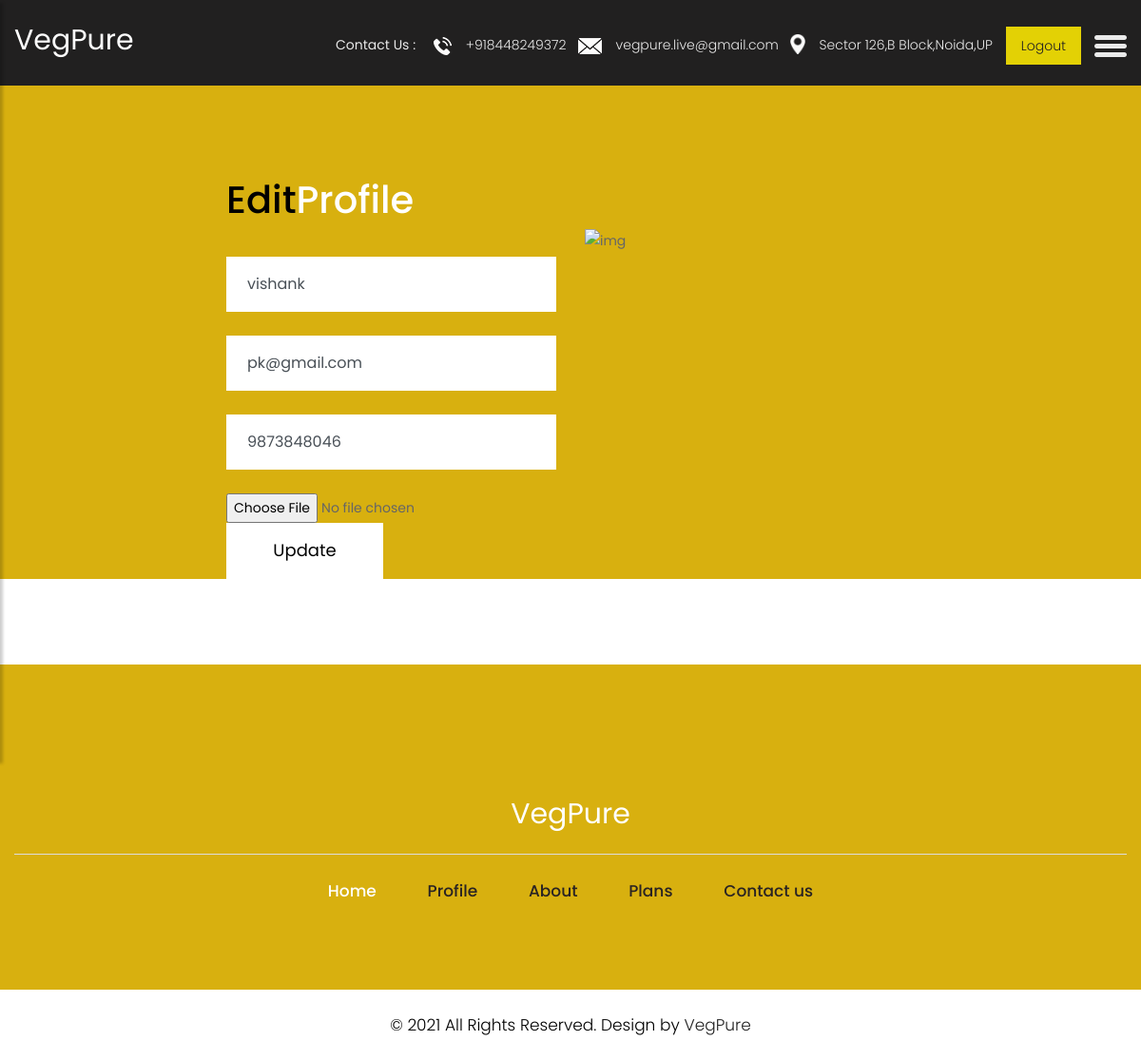
/updateprofile/12 (signed in), run on the app's committed database.
### MainApp/models.py (models this page shows, shortened)
class Member(models.Model):
    userName= models.CharField(max_length=50,unique=True,default="Sample")
    mid = models.AutoField(primary_key=True)
    name = models.CharField(max_length=50)
    adhar = models.CharField(max_length=20,default=None,null=True)
    pan = models.CharField(max_length=20,default=None,null=True)
    planDetails=models.ForeignKey(Plan,on_delete=models.CASCADE)
    joiningData=models.DateTimeField(auto_now=True)
    boosted= models.BooleanField(default=False)
    maching= models.BooleanField(default=False)
    status = models.BooleanField(default=False)
    adjustBinary = models.BooleanField(default=False)
    gpid=models.IntegerField(default=0)
    reference=models.BooleanField(default=False)
    leftChild=models.BooleanField(default=False)
    rightChild = models.BooleanField(default=False)
    parentId=models.IntegerField(default=0,blank=True,null=True)
    leftId = models.IntegerField(default=0, blank=True,null=True)
    childId=models.IntegerField(default=0,blank=True,null=True)
    rightId = models.IntegerField(default=0, blank=True,null=True)
    gleftleftId = models.IntegerField(default=0, blank=True, null=True)
    gleftrightId = models.IntegerField(default=0, blank=True, null=True)
    grightleftId = models.IntegerField(default=0, blank=True, null=True)
    grightrightId = models.IntegerField(default=0, blank=True, null=True)
    payOutTotal=models.IntegerField(default=0)
    payWithdrawable=models.IntegerField(default=0)
    mobile = models.CharField(max_length=20)
    photo=models.ImageField(upload_to='images',default=None,null=True)
    email=models.EmailField()
    day=models.IntegerField(default=0)
    accountNumber=models.IntegerField(default=0)
    ifscCode=models.CharField(max_length=50,default=None, blank=True, null=True)
    bankName=models.CharField(max_length=50,default=None, blank=True, null=True)

### MainApp/views.py (the view, shortened to what this page needs)
# urls.py: path('updateprofile/<int:num>',views.updateProfile),
@login_required(login_url='/login/')
def updateProfile(request,num):
    m=Member.objects.get(mid=num)
    return render(request,"updateprofile.html",{"Member":m})

### MainApp/templates/MainApp/updateprofile.html (shortened to what this page needs)
{% extends 'index.html' %}
{% load static %}
{% block body %}
        <div class="footer">
            <div class="container-fluid">
                <div class="row">
                    <div class=" col-md-12">
                    <h2>Edit<strong class="white">Profile</strong></h2>
                    </div>
                    <div class="col-xl-6 col-lg-6 col-md-6 col-sm-12">
                        <form class="main_form" method="post" enctype="multipart/form-data">
                            <div class="row">
                                <div class="col-xl-12 col-lg-12 col-md-12 col-sm-12">
                                    <input class="form-control" placeholder="Name" type="text" name="Name" value="{{Member.name}}">
                                </div>
                                <div class="col-xl-12 col-lg-12 col-md-12 col-sm-12">
                                    <input class="form-control" placeholder="Email" type="text" name="Email" value="{{Member.email}}">
                                </div>
                                <div class="col-xl-12 col-lg-12 col-md-12 col-sm-12">
                                    <input class="form-control" placeholder="Phone" type="text" name="Phone" value="{{Member.mobile}}">
                                </div>
                                <div class="col-xl-12 col-lg-12 col-md-12 col-sm-12">
                                    <input type="file" name="img">
                                </div>
                                <div class="col-xl-12 col-lg-12 col-md-12 col-sm-12">
                                    <button class="send">Update</button>
                                </div>
                            </div>
                        </form>
                    </div>
                    <div class="col-xl-6 col-lg-6 col-md-6 col-sm-12">
                        <div class="img-box">
                            <figure><img src="{% static 'images/img.jpg'%}" alt="img" /></figure>
                        </div>
                    </div>
                </div>
            </div>
            </div>
        </div>
{% endblock %}

### MainApp/static/css/style.css (style rules this page uses)
body { color: #666666; font-size: 14px; font-family: 'poppins', sans-serif; line-height: 1.80857; font-weight: normal; }
h1, h2, h3, h4, h5, h6 { letter-spacing: 0; font-weight: normal; position: relative; padding: 0 0 10px 0; font-weight: normal; line-height: normal; color: #111111; margin: 0 }
h2 { font-size: 22px }
*, *::after, *::before { -webkit-box-sizing: border-box; -moz-box-sizing: border-box; box-sizing: border-box; }
img { max-width: 100%; height: auto; }
button { border: 0; margin: 0; padding: 0; cursor: pointer; }
.footer { background: #d8b00f; padding-top:90px; margin-top: 90px; }
.footer h2 { color: #000; font-size: 40px; font-weight: 500; padding-left: 223px; padding-bottom: 0px; }
.white { color: #fff; font-weight: 500; }
.main_form { padding-top: 30px; padding-left: 223px; }
.form-control { border: #fff solid 2px; border-radius: inherit; margin-bottom: 25px; padding: 15px 20px; font-family: poppins; }
.send { font-family: poppins; float: left; margin: 0 auto; display: block; background: #fff; color: #000; max-width: 165px; padding: 13px 0px; width: 100%; font-size: 18px; }
.footer .img-box { padding-right: 25px; }
.footer .img-box figure { margin: 0px; }
.footer .img-box figure img { width: 100%; }

### data on the page
Member: Name "vishank", Email "pk@gmail.com", Phone "9873848046"
